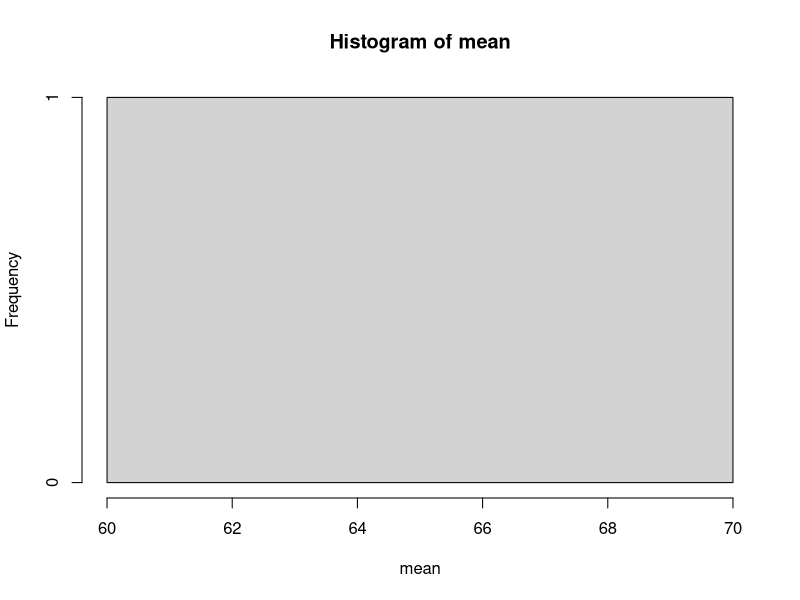

This chart was generated by the following R code:

#Test the Law of Large Numbers for N random normally distributed
# numbers with mean = 0, stdev =1.

# specify sample size
N <- 1000
count <- 0 # reset counter

# count how many of the numbers are between -1 and 1
for (i in rnorm(N)) {
  if(i >= -1 & i <= 1){
    count <- count + 1
  }
}

# calculate hit ratio
mean <- count / N*100

# check if mean > e(x)

mean
hist(mean)